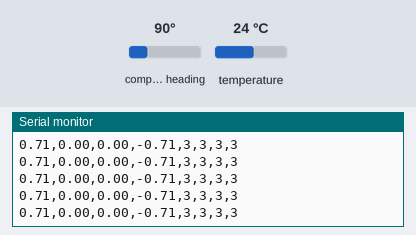
Recording of a sketch running on a simulated Arduino Uno, built with avr-gcc and run on an emulated ATmega328P. Shown: the last lines printed to the serial monitor. The test bench sets the inputs (shaded band); at power-on: compass heading 90°, temperature 24 °C.

Above: at 2.2 s.
2.3 s: compass heading set to 7°
At 2.33 s:
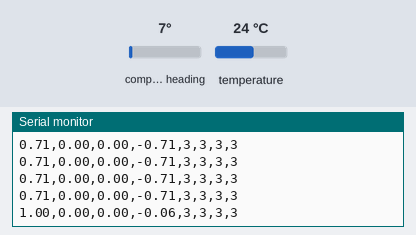
3.8 s: compass heading set to 180°
At 3.87 s:
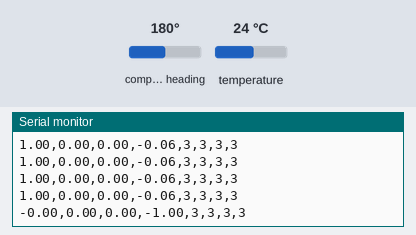
Timing chart, 0 to 6.8 s (numbered marks = the images above; inputs shaded):
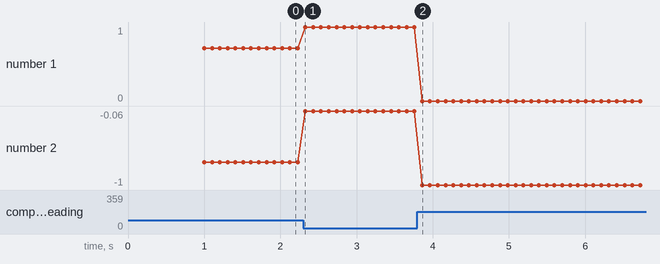

The sketch:

arduino_code.ino
```cpp
#include <Wire.h>
#include <Adafruit_Sensor.h>
#include <Adafruit_BNO055.h>
#include <utility/imumaths.h>
#include <math.h>


#define BNO055_SAMPLERATE_DELAY_MS (100)

Adafruit_BNO055 myIMU = Adafruit_BNO055();

void setup() {
  // put your setup code here, to run once:
Serial.begin(115200);
myIMU.begin();
delay(1000);
int8_t temp=myIMU.getTemp();
myIMU.setExtCrystalUse(true);
}

void loop() {
  // put your main code here, to run repeatedly:
uint8_t system, gyro, accel, mg = 0;
myIMU.getCalibration(&system, &gyro, &accel, &mg);

imu::Quaternion quat=myIMU.getQuat();

Serial.print(quat.w());
Serial.print(",");
Serial.print(quat.x());
Serial.print(",");
Serial.print(quat.y());
Serial.print(",");
Serial.print(quat.z());
Serial.print(",");
Serial.print(accel);
Serial.print(",");
Serial.print(gyro);
Serial.print(",");
Serial.print(mg);
Serial.print(",");
Serial.println(system);

delay(BNO055_SAMPLERATE_DELAY_MS);
}
```

Measured:
- after the input at 2.3 s, the serial monitor: prints a new line at once (image 1)
- after the input at 3.8 s, the serial monitor: prints a new line after 0.06 s (image 2)
- plotted number 1: 0.71 → 1 after the input at 2.3 s
- plotted number 2: -0.71 → -0.06 after the input at 2.3 s, -0.06 → -1 after the input at 3.8 s
